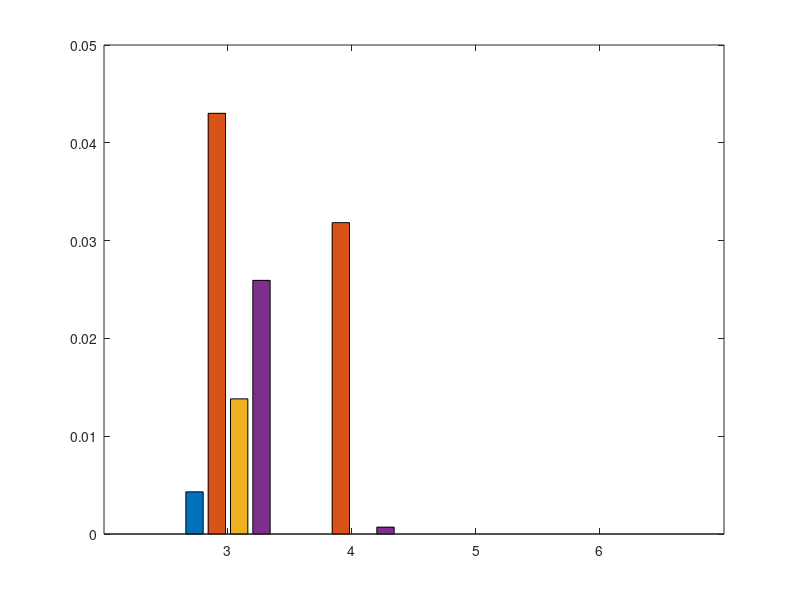

Here is the MATLAB script that generated this plot: (Note: this script raises an error after producing the figure.)
clear; close all; clc
textSize = 16;
linewid = 1;


% MI 6 7 8 9
% SI 6 7 8 9
% MO 6 7 8 9
% SO 6 7 8 9
% epiImpBMR = [
%     1-0.999902099 0 0 0;
%     1-0.9999472128 0 0 0; 
%     1-0.9997209821 0 0 0;
%     1-0.9994091387 0 0 0
%     ];
epiImpBMR = [
    1-0.995686849 0 0 0;
    1-0.9569839015 1-0.9681640625 0 0; 
    1-0.9861816406 0 0 0;
    1-0.9740652902 1-0.999296875 0 0
    ];


epi = [3, 4, 5, 6];

figure(1)
bar(epi, epiImpBMR(1:4,:)', 'grouped')
hold on
ax = gca;
ax.YAxis.FontSize = 14;
ax.XAxis.FontSize = 14;
ax.YAxis.FontWeight = 'bold';
ax.XAxis.FontWeight = 'bold'; 
ax.LineWidth = 1;
ylim([0 0.1])
legend('Mobile Indoor','Stationary Indoor', 'Mobile Outdoor', 'Stationary Outdoor', 'FontSize',textSize, 'FontWeight','bold', 'Location','northeast')
xlabel('Episode Length', 'FontSize', 15, 'FontWeight','bold')
ylabel('BMR', 'FontSize',15, 'FontWeight','bold')
grid on
% for i=1:length(epiImpBMR)
%     text(epi(i)-0.3,epiImpBMR(1,i),strcat(num2str(epiImpBMR(1,i), '%.2g')," /"), 'FontWeight','bold', 'HorizontalAlignment', 'center', 'VerticalAlignment', 'bottom')
%     text(epi(i)-0.1,epiImpBMR(2,i),strcat(num2str(epiImpBMR(2,i), '%.2g')," /"), 'FontWeight','bold', 'HorizontalAlignment', 'center', 'VerticalAlignment', 'bottom')
%     text(epi(i)+0.1,epiImpBMR(3,i),strcat(num2str(epiImpBMR(3,i), '%.2g')," /"), 'FontWeight','bold', 'HorizontalAlignment', 'center', 'VerticalAlignment', 'bottom')
%     text(epi(i)+0.3,epiImpBMR(4,i),num2str(epiImpBMR(4,i), '%.2g'), 'FontWeight','bold', 'HorizontalAlignment', 'center', 'VerticalAlignment', 'bottom')
% end

% 创建 text
text('VerticalAlignment','bottom',...
    'HorizontalAlignment','center',...
    'FontWeight','bold',...
    'String','0.004',...
    'Position',[2.68165060745706 0.00471556548692149 0]);

% 创建 text
text('VerticalAlignment','bottom',...
    'HorizontalAlignment','center',...
    'FontWeight','bold',...
    'String','0.043 /',...
    'Position',[2.9 0.0430160985 0]);

% 创建 text
text('VerticalAlignment','bottom',...
    'HorizontalAlignment','center',...
    'FontWeight','bold',...
    'String','0.014 /',...
    'Position',[3.17951403435274 0.0258907940076459 0]);

% 创建 text
text('VerticalAlignment','bottom',...
    'HorizontalAlignment','center',...
    'FontWeight','bold',...
    'String','0.026',...
    'Position',[3.28165060745706 0.0297576474257545 0]);

% 创建 text
text('VerticalAlignment','bottom',...
    'HorizontalAlignment','center',...
    'FontWeight','bold',...
    'String','0 /',...
    'Position',[3.7 0 0]);

% 创建 text
text('VerticalAlignment','bottom',...
    'HorizontalAlignment','center',...
    'FontWeight','bold',...
    'String','0.032 /',...
    'Position',[3.9 0.0318359375 0]);

% 创建 text
text('VerticalAlignment','bottom',...
    'HorizontalAlignment','center',...
    'FontWeight','bold',...
    'String','0 /',...
    'Position',[4.1 0 0]);

% 创建 text
text('VerticalAlignment','bottom',...
    'HorizontalAlignment','center',...
    'FontWeight','bold',...
    'String','0.0007',...
    'Position',[4.36728110599078 0.00239637826961771 0]);

% 创建 text
text('VerticalAlignment','bottom',...
    'HorizontalAlignment','center',...
    'FontWeight','bold',...
    'String','0 /',...
    'Position',[4.7 0 0]);

% 创建 text
text('VerticalAlignment','bottom',...
    'HorizontalAlignment','center',...
    'FontWeight','bold',...
    'String','0 /',...
    'Position',[4.9 0 0]);

% 创建 text
text('VerticalAlignment','bottom',...
    'HorizontalAlignment','center',...
    'FontWeight','bold',...
    'String','0 /',...
    'Position',[5.1 0 0]);

% 创建 text
text('VerticalAlignment','bottom',...
    'HorizontalAlignment','center',...
    'FontWeight','bold',...
    'String','0',...
    'Position',[5.3 0 0]);

% 创建 text
text('VerticalAlignment','bottom',...
    'HorizontalAlignment','center',...
    'FontWeight','bold',...
    'String','0 /',...
    'Position',[5.7 0 0]);

% 创建 text
text('VerticalAlignment','bottom',...
    'HorizontalAlignment','center',...
    'FontWeight','bold',...
    'String','0 /',...
    'Position',[5.9 0 0]);

% 创建 text
text('VerticalAlignment','bottom',...
    'HorizontalAlignment','center',...
    'FontWeight','bold',...
    'String','0 /',...
    'Position',[6.1 0 0]);

% 创建 text
text('VerticalAlignment','bottom',...
    'HorizontalAlignment','center',...
    'FontWeight','bold',...
    'String','0',...
    'Position',[6.3 0 0]);

print('epiImpBMRm','-depsc')
